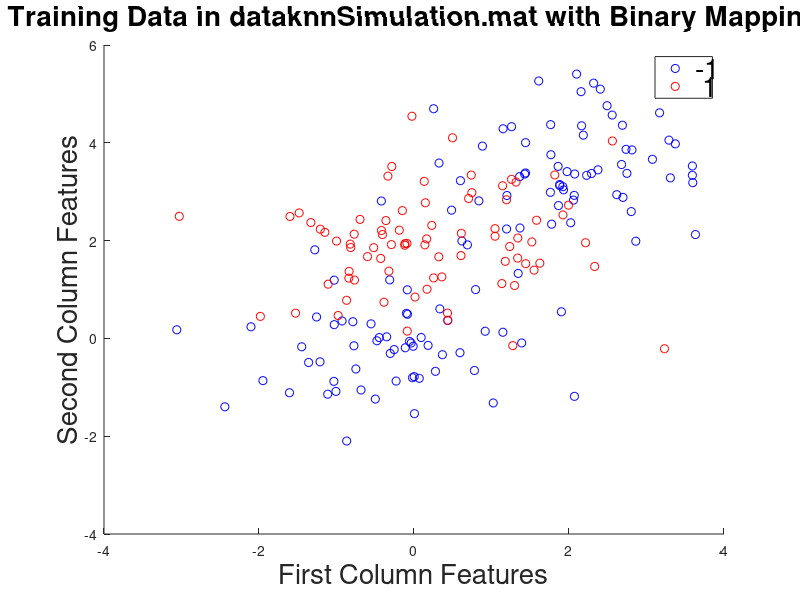

This figure's MATLAB source: (Note: this script raises an error after producing the figure.)
% Example for adaboost.m
%
% Type "edit adaboost.m" to see the code


%% Load KNN Simulation Data
clear;
clc;

load('data_knnSimulation.mat');

% Determine number of examples
num_examples = length(ytrain);

% Update labels to -1 for original class 1 and 2 and 
% +1 for original class 3
ybinary = zeros(num_examples, 1);
ybinary(ytrain == 1) = -1;
ybinary(ytrain == 2) = -1;
ybinary(ytrain == 3) = 1;

% Show the data
fig1 = figure(1);
clf(fig1);
gscatter(Xtrain(:,1),Xtrain(:,2),ybinary, 'br');
title('Training Data in dataknnSimulation.mat with Binary Mapping');
xlabel('First Column Features');
ylabel('Second Column Features');
set(findall(gcf,'type','text'),'FontSize',20);
saveas(fig1, 'Plot_KNN_TrainData','epsc');

 % Use Adaboost to make a classifier
 [model, ada_predict] = train_adaboost(Xtrain,ybinary,50);
 
 %model = test_adaboost(Xtrain, model);

 fig2 = figure(2);
clf(fig2);
gscatter(Xtrain(:,1),Xtrain(:,2),ada_predict, 'br');
title('AdaBoost on Training Data in dataknnSimulation.mat with Binary Mapping');
xlabel('First Column Features');
ylabel('Second Column Features');
set(findall(gcf,'type','text'),'FontSize',20);
saveas(fig2, 'Plot_KNN_TrainData_AdaPredict','epsc');
 
 % Show the error verus number of weak classifiers
 fig3 = figure(3);
 clf(fig3)
 error=zeros(1,length(model)); 
 for i=1:length(model) 
     error(i)=model(i).error; 
 end 
 plot(error, 'LineWidth',3); 
 hold on;
  poserror=zeros(1,length(model)); 
 for i=1:length(model) 
     poserror(i)=model(i).poserror; 
 end
 plot(poserror, 'LineWidth',2)
 negerror=zeros(1,length(model));
 for i=1:length(model) 
     negerror(i)=model(i).negerror; 
 end 
 plot(negerror, 'LineWidth', 2)
 legend('Total Error', 'Positive Error', 'Negative Error');
 title('Classification error versus number of weak classifiers');
